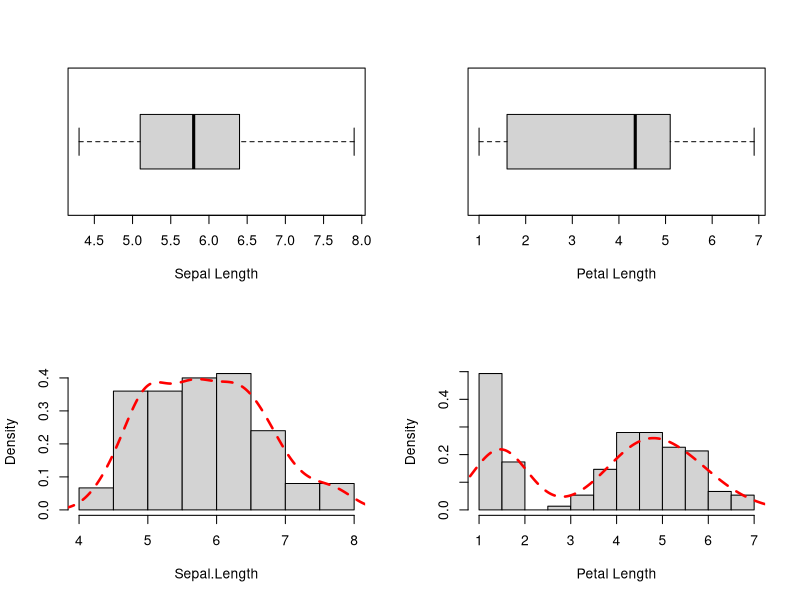

Recreate this plot in R.
# Linear Regression + EDA, and Normality tests [Linear Regression in R
#clear worspace
rm(list=ls())
#### read data
library(datasets)
data(iris)

### iris data set description:
# https://stat.ethz.ch/R-manual/R-devel/library/iriss/html/iris.html

### Exploratory Data Analysis (EDA)
str(iris)
head(iris)
summary(iris)

### EDA plots
# plot layout: 2 x 2
par(mfcol = c(2,2))
help("par")

# boxplot iris$Sepal.Length
boxplot(iris$Sepal.Length,horizontal = TRUE, xlab="Sepal Length")

# histogram: iris$Sepal.Length
hist(iris$Sepal.Length, main="", xlab="Sepal.Length", prob=T)

# overlay iris$Sepal.Length density function over the empirical distribution
lines(density(iris$Sepal.Length),lty="dashed", lwd=2.5, col="red")

# boxplot iris$Petal.Length
boxplot(iris$Petal.Length,horizontal = TRUE, xlab="Petal Length")
# histogram: iris$Petal.Length,
hist(iris$Petal.Length,main="", xlab="Petal Length", prob=T)
# overlay iris$Petal.Length density function over the empirical distribution
lines(density(iris$Petal.Length),lty="dashed", lwd=2.5, col="red")
